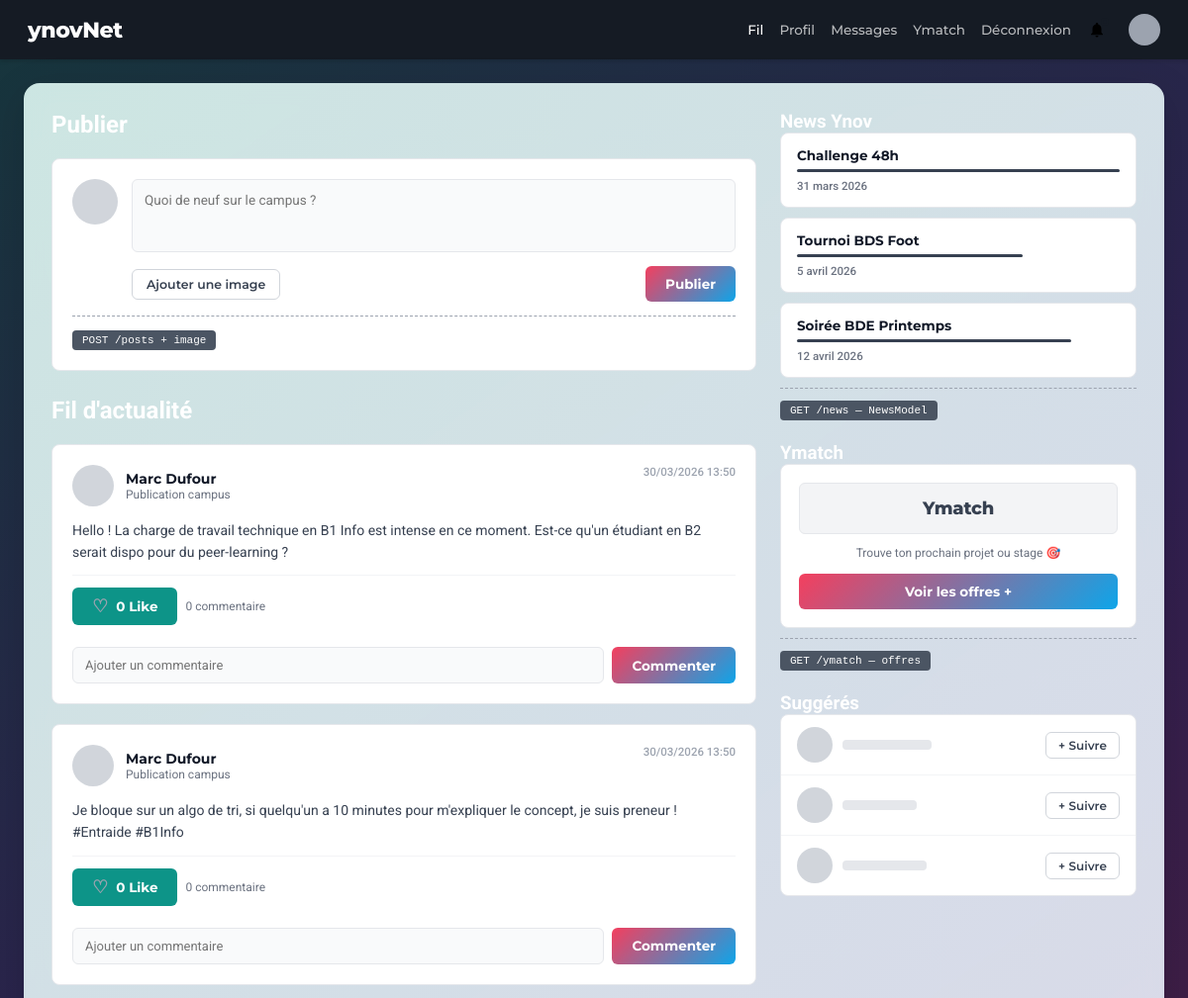
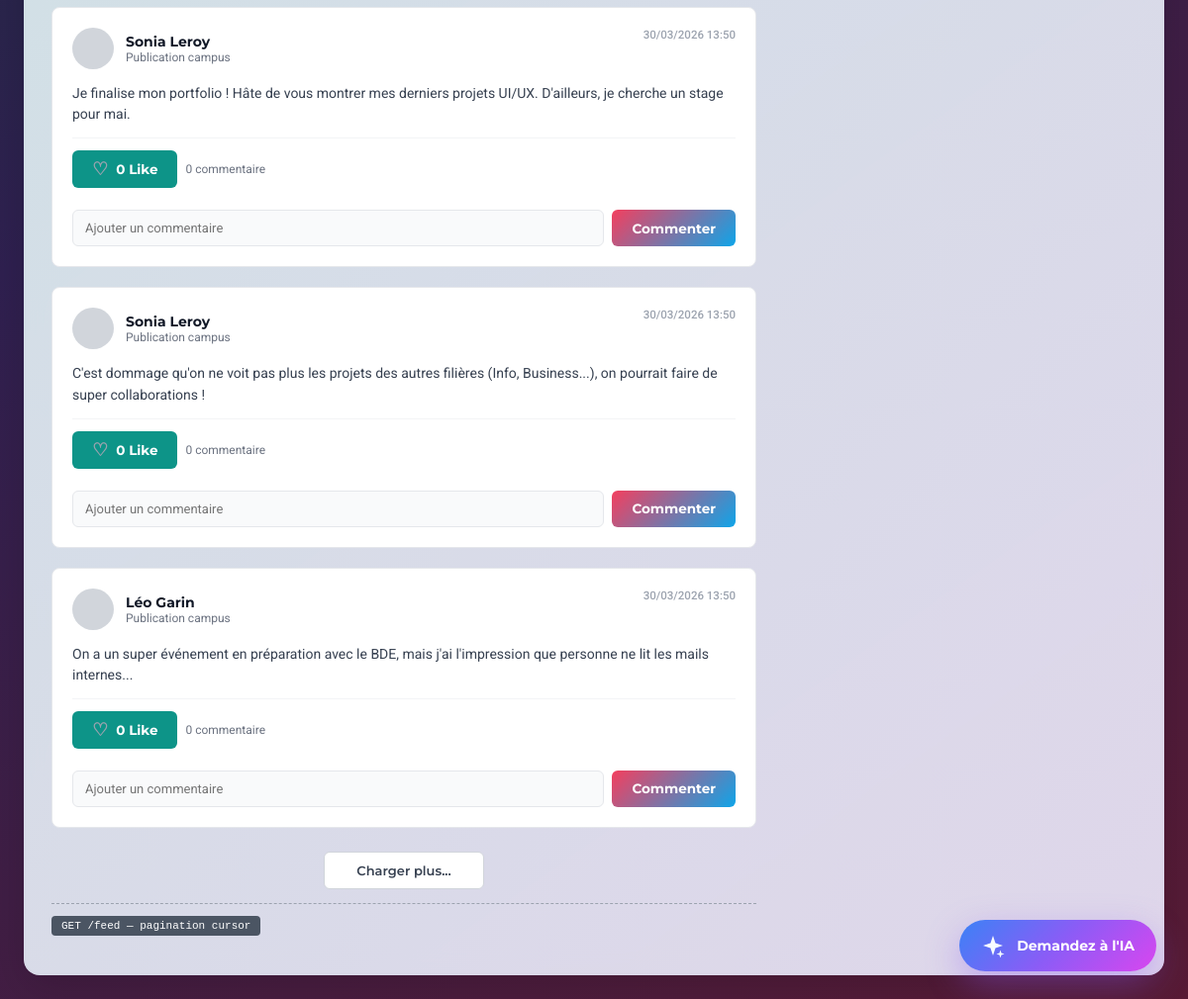
Page /feed (signed in) on the committed database (2 pictures, top to bottom).
### tables this page shows
CREATE TABLE posts (
  id BIGINT UNSIGNED AUTO_INCREMENT PRIMARY KEY,
  user_id BIGINT UNSIGNED NOT NULL,
  content TEXT,
  image_path VARCHAR(255),
  created_at TIMESTAMP DEFAULT CURRENT_TIMESTAMP,
  
  FOREIGN KEY (user_id) REFERENCES users(id) ON DELETE CASCADE
);

CREATE TABLE users (
  id BIGINT UNSIGNED AUTO_INCREMENT PRIMARY KEY,
  username VARCHAR(50) NOT NULL UNIQUE,
  nom VARCHAR(50) NOT NULL,
  prenom VARCHAR(50) NOT NULL,
  formation VARCHAR(100),
  profile_picture VARCHAR(255),
  email VARCHAR(100) NOT NULL UNIQUE,
  password TEXT NOT NULL,
  bio TEXT,
  created_at TIMESTAMP DEFAULT CURRENT_TIMESTAMP
);

### src/controllers/feedController.php (called while the page is built, shortened)
<?php
class FeedController {
    public function index() {
        $publishError = $_SESSION['publish_error'] ?? null;
        $posts = [];
        $likesCountByPost = [];
        $likedPostIds = [];
        $commentsByPost = [];
        try {
            $pdo = $this->getPdo();
            $stmt = $pdo->query(
                'SELECT p.id, p.content, p.image_path, p.created_at, u.username, u.prenom, u.nom
                 FROM posts p
                 INNER JOIN users u ON u.id = p.user_id
                 ORDER BY p.created_at DESC'
            );
            $posts = $stmt->fetchAll() ?: [];
        } catch (\PDOException $exception) {
            $posts = [];
            if ($publishError === null) {
                $publishError = 'Le fil est indisponible pour le moment.';
            }
        }
        require_once __DIR__ . '/../Views/layout/header.php';
        require_once __DIR__ . '/../Views/feed.php';
        require_once __DIR__ . '/../Views/layout/footer.php';
    }
    private function getPdo(): \PDO {
        $host = getenv('DB_HOST') ?: '127.0.0.1';
        $port = getenv('DB_PORT') ?: '3306';
        $dbName = getenv('DB_NAME') ?: 'projet_48h';
        $username = getenv('DB_USER') ?: 'root';
        $password = getenv('DB_PASS') ?: '';
        $dsn = "mysql:host={$host};port={$port};dbname={$dbName};charset=utf8mb4";
        $pdo = new \PDO($dsn, $username, $password, [
            \PDO::ATTR_ERRMODE => \PDO::ERRMODE_EXCEPTION,
            \PDO::ATTR_DEFAULT_FETCH_MODE => \PDO::FETCH_ASSOC,
        ]);
        return $pdo;
    }
}

### public/index.php (called while the page is built, shortened)
<?php
$router = new Router();
$router->add('/login', 'AuthController', 'login');
$router->add('/register', 'AuthController', 'register');
$router->add('/logout', 'AuthController', 'logout');
$router->add('/feed', 'FeedController', 'index');
$router->add('/feed.php', 'FeedController', 'index');
$router->add('/posts', 'PostController', 'create');
$router->add('/posts/like', 'PostController', 'toggleLike');
$router->add('/posts/comment', 'PostController', 'addComment');
$router->add('/profile', 'ProfileController', 'show');
$router->add('/messages', 'MessageController', 'index');
$requestUri = $_SERVER['REQUEST_URI'] ?? '/';
$requestPath = parse_url($requestUri, PHP_URL_PATH) ?? '/';
$basePath = rtrim(str_replace('\\', '/', dirname($_SERVER['SCRIPT_NAME'] ?? '/')), '/');
if ($basePath !== '' && $basePath !== '/' && strpos($requestPath, $basePath) === 0) {
    $requestPath = substr($requestPath, strlen($basePath));
}
$router->dispatch($requestPath);

### src/views/feed.php (the view, shortened to what this page needs)
<div style="flex:1; padding:24px;">
  <main style="max-width:1200px;margin:0 auto;padding:28px;background:var(--container-gradient);backdrop-filter:blur(10px);border-radius:16px;box-shadow:0 12px 40px rgba(0,0,0,0.15);display:grid;grid-template-columns:1fr 360px;gap:24px;">
    <div style="display:flex;flex-direction:column;gap:20px;">
      <div class="section-header">
        <h2>Publier</h2><span class="sep"></span>
      </div>
      <div class="card" style="padding:20px;">
        <form action="<?= htmlspecialchars(($basePath ?? '') . '/posts', ENT_QUOTES, 'UTF-8') ?>" method="POST" enctype="multipart/form-data" style="display:flex;gap:14px;">
          <div style="width:46px;height:46px;border-radius:50%;background:#d1d5db;flex-shrink:0;"></div>
          <div style="flex:1;">
            <textarea name="content" rows="3" placeholder="Quoi de neuf sur le campus ?" required
              style="width:100%;background:#f9fafb;border:1.5px solid #e5e7eb;border-radius:6px;padding:12px;font-family:'Roboto',sans-serif;font-size:13.5px;color:#374151;resize:none;outline:none;transition:border-color .2s;"
              onfocus="this.style.borderColor='#374151'" onblur="this.style.borderColor='#e5e7eb'"><?= htmlspecialchars((string) ($oldPostContent ?? ''), ENT_QUOTES, 'UTF-8') ?></textarea>
            <div style="margin-top:10px;display:flex;align-items:center;gap:8px;">
              <label class="btn-outline" style="cursor:pointer;">
                Ajouter une image
              </label>
              <button class="btn-dark" type="submit" style="margin-left:auto;">Publier</button>
            </div>
          </div>
        </form>
        <div style="margin-top:14px;padding-top:12px;border-top:1px dashed var(--gray-400);">
          <span class="badge-api">POST /posts + image</span>
        </div>
      </div>
      <div class="section-header" style="margin-top:6px;">
        <h2>Fil d'actualité</h2><span class="sep"></span>
      </div>
      <?php if (empty($posts)): ?>
      <div class="card" style="padding:20px;">
        <p style="font-size:14px;color:#4b5563;">Aucune publication pour le moment. Sois le premier a publier.</p>
      </div>
      <?php else: ?>
      <?php foreach ($posts as $post): ?>
      <?php
        $postId = (int) ($post['id'] ?? 0);
        $displayName = trim(((string) ($post['prenom'] ?? '')) . ' ' . ((string) ($post['nom'] ?? '')));
        $publishedAt = '';
        if (!empty($post['created_at'])) {
            $timestamp = strtotime((string) $post['created_at']);
            if ($timestamp !== false) {
                $publishedAt = date('d/m/Y H:i', $timestamp);
            }
        }
        $likeCount = (int) ($likesCountByPost[$postId] ?? 0);
        $isLiked = !empty($likedPostIds[$postId]);
        $postComments = $commentsByPost[$postId] ?? [];
      ?>
      <div class="card" style="padding:20px;">
        <div style="display:flex;justify-content:space-between;align-items:flex-start;margin-bottom:14px;">
          <div style="display:flex;align-items:center;gap:12px;">
            <div style="width:42px;height:42px;border-radius:50%;background:#d1d5db;flex-shrink:0;"></div>
            <div>
              <div style="font-family:'Montserrat',sans-serif;font-size:14px;font-weight:700;color:#111827;">
                <?= htmlspecialchars($displayName, ENT_QUOTES, 'UTF-8') ?>
              </div>
              <div style="font-size:12px;color:#6b7280;">Publication campus</div>
            </div>
          </div>
          <span style="font-size:11.5px;color:#9ca3af;font-weight:500;"><?= htmlspecialchars($publishedAt, ENT_QUOTES, 'UTF-8') ?></span>
        </div>
        <div style="font-size:14px;line-height:1.55;color:#374151;white-space:normal;word-break:break-word;">
          <?= nl2br(htmlspecialchars((string) ($post['content'] ?? ''), ENT_QUOTES, 'UTF-8')) ?>
        </div>
        <div style="display:flex;gap:8px;align-items:center;padding-top:12px;margin-top:12px;border-top:1px solid #f3f4f6;">
          <form action="<?= htmlspecialchars(($basePath ?? '') . '/posts/like', ENT_QUOTES, 'UTF-8') ?>" method="POST" style="margin:0;">
            <button class="btn-secondary" type="submit" style="display:flex;align-items:center;gap:8px;">
              <span style="font-size:18px;color:<?= $isLiked ? '#ef4444' : '#9ca3af' ?>;line-height:1;"><?= $isLiked ? '&#9829;' : '&#9825;' ?></span>
              <span><?= $likeCount ?> Like<?= $likeCount > 1 ? 's' : '' ?></span>
            </button>
          </form>
          <span style="font-size:12px;color:#6b7280;"><?= count($postComments) ?> commentaire<?= count($postComments) > 1 ? 's' : '' ?></span>
        </div>
        <form action="<?= htmlspecialchars(($basePath ?? '') . '/posts/comment', ENT_QUOTES, 'UTF-8') ?>" method="POST" style="margin-top:10px;display:flex;gap:8px;">
          <input
            type="text"
            name="comment_content"
            placeholder="Ajouter un commentaire"
            maxlength="1000"
            required
            style="flex:1;background:#f9fafb;border:1.5px solid #e5e7eb;border-radius:6px;padding:10px 12px;font-family:'Roboto',sans-serif;font-size:13px;color:#374151;outline:none;"
          >
          <button class="btn-dark" type="submit">Commenter</button>
        </form>
      </div>
      <?php endforeach; ?>
      <?php endif; ?>
      <div style="text-align:center;padding:4px 0 12px;">
        <button class="btn-outline" style="padding:10px 32px;font-size:13px;">Charger plus...</button>
        <div style="margin-top:14px;padding-top:10px;border-top:1px dashed var(--gray-400);text-align:left;">
          <span class="badge-api">GET /feed — pagination cursor</span>
        </div>
      </div>
    </div>
    <div style="display:flex;flex-direction:column;gap:22px;">
      <div>
        <div class="section-header"><h3>News Ynov</h3><span class="sep"></span></div>
        <div style="display:flex;flex-direction:column;gap:10px;">
          <?php foreach ([['Challenge 48h','31 mars 2026','100%'],['Tournoi BDS Foot','5 avril 2026','70%'],['Soirée BDE Printemps','12 avril 2026','85%']] as $n): ?>
          <div class="card" style="padding:14px 16px;cursor:pointer;transition:box-shadow .15s;" onmouseenter="this.style.boxShadow='0 3px 12px rgba(0,0,0,.09)'" onmouseleave="this.style.boxShadow=''">
            <h4 style="font-family:'Montserrat',sans-serif;font-size:13.5px;font-weight:700;color:#111827;margin-bottom:6px;"><?= $n[0] ?></h4>
            <div style="height:3px;background:#374151;border-radius:99px;width:<?= $n[2] ?>;margin-bottom:7px;"></div>
            <p style="font-size:11.5px;color:#6b7280;font-weight:500;"><?= $n[1] ?></p>
          </div>
          <?php endforeach; ?>
        </div>
        <div style="margin-top:10px;padding-top:10px;border-top:1px dashed var(--gray-400);">
          <span class="badge-api">GET /news — NewsModel</span>
        </div>
      </div>
      <div>
        <div class="section-header"><h3>Ymatch</h3><span class="sep"></span></div>
        <div class="card" style="padding:18px;text-align:center;">
          <div style="width:100%;height:52px;background:#f3f4f6;border:1px solid #e5e7eb;border-radius:6px;display:flex;align-items:center;justify-content:center;margin-bottom:12px;">
            <span style="font-family:'Montserrat',sans-serif;font-weight:800;font-size:18px;color:#374151;letter-spacing:-.01em;">Ymatch</span>
          </div>
          <p style="font-size:12px;color:#6b7280;margin-bottom:14px;">Trouve ton prochain projet ou stage 🎯</p>
          <button class="btn-dark" style="width:100%;">Voir les offres +</button>
        </div>
        <div style="margin-top:10px;padding-top:10px;border-top:1px dashed var(--gray-400);">
          <span class="badge-api">GET /ymatch — offres</span>
        </div>
      </div>
      <div>
        <div class="section-header"><h3>Suggérés</h3><span class="sep"></span></div>
        <div class="card" style="overflow:hidden;">
          <?php foreach ([[90,70],[75,55],[85,65]] as $i => $w): ?>
          <div style="display:flex;align-items:center;justify-content:space-between;padding:12px 16px;<?= $i>0 ? 'border-top:1px solid #f3f4f6':'' ?>">
            <div style="display:flex;align-items:center;gap:10px;">
              <div style="width:36px;height:36px;border-radius:50%;background:#d1d5db;flex-shrink:0;"></div>
              <div class="skel" style="width:<?= $w[0] ?>px;height:10px;"></div>
            </div>
            <button class="btn-outline" style="font-size:12px;padding:5px 12px;">+ Suivre</button>
          </div>
          <?php endforeach; ?>
        </div>
      </div>
    </div>
  </main>
</div>

### rows in the picture
posts: user.nom "Marc Dufour", created_at "30/03/2026 13:50", content "Hello ! La charge de travail technique en B1 Info est intense en ce moment. Est-ce qu'un étudiant en B2 serait dispo pour du peer-learning ?", id "0"
posts: user.nom "Marc Dufour", created_at "30/03/2026 13:50", content "Je bloque sur un algo de tri, si quelqu'un a 10 minutes pour m'expliquer le concept, je suis preneur ! #Entraide #B1Info", id "0"
posts: user.nom "Sonia Leroy", created_at "30/03/2026 13:50", content "Je finalise mon portfolio ! Hâte de vous montrer mes derniers projets UI/UX. D'ailleurs, je cherche un stage pour mai.", id "0"
posts: user.nom "Sonia Leroy", created_at "30/03/2026 13:50", content "C'est dommage qu'on ne voit pas plus les projets des autres filières (Info, Business...), on pourrait faire de super collaborations !", id "0"
posts: user.nom "Léo Garin", created_at "30/03/2026 13:50", content "On a un super événement en préparation avec le BDE, mais j'ai l'impression que personne ne lit les mails internes...", id "0"

### other values in the picture
$n[0] "Challenge 48h"
$n[1] "31 mars 2026"
$n[0] "Tournoi BDS Foot"
$n[1] "5 avril 2026"
$n[0] "Soirée BDE Printemps"
$n[1] "12 avril 2026"
